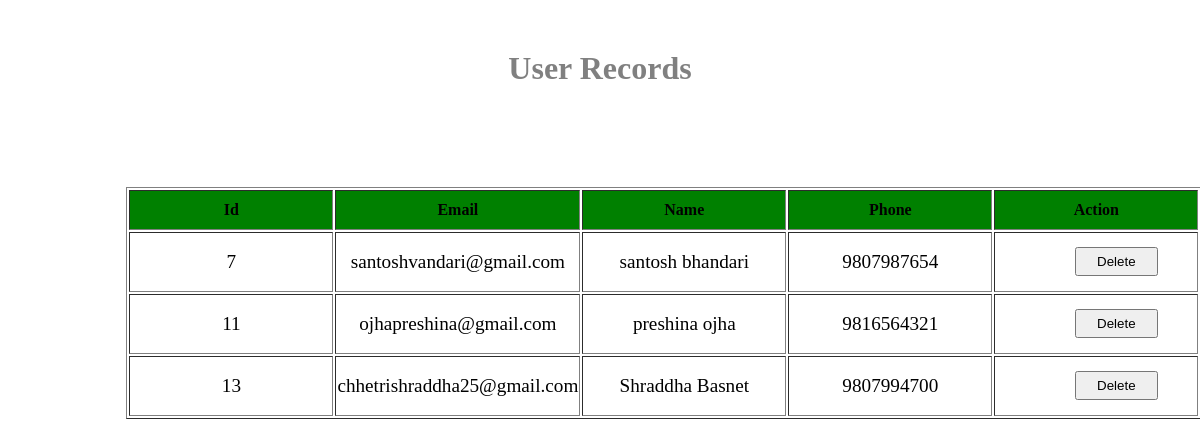
/admin/users_record.php, run on the app's committed database.
### tables this page shows
CREATE TABLE `user_login` (
  `uid` int(11) NOT NULL,
  `name` varchar(100) NOT NULL,
  `email` varchar(200) NOT NULL,
  `phone` varchar(20) NOT NULL,
  `password` varchar(1000) NOT NULL
);

### admin/users_record.php (the view, shortened to what this page needs)
<?php
    require 'conn.php';
    $sql = "SELECT * FROM user_login";
$result = $conn->query($sql);
?>
<html>
<head>
</head>
<body>
    <h1>User Records</h1>
    <table border="1">
        <tr> <th>Id</th>
            <th>Email</th>
            <th>Name</th>
            <th>Phone</th>
            <th>Action</th>
        </tr>
        <?php
        if ($result->num_rows > 0) {
            while ($row = $result->fetch_assoc()) {
                ?>
            <tr>
               <td><?php echo $row['uid']; ?></td>
                <td><?php echo $row['email']; ?></td>
                <td><?php echo $row['name']; ?></td>
                <td><?php echo $row['phone']; ?></td>
                <td><a href="delete.php?did=<?php echo $row['uid']; ?>"><button>Delete</button> </a></td>
            </tr>
            <?php
        }
    } else {
        echo "No users found.";
    }
    ?>
    </table>
</body>
</html>

### admin/users_record.php (style rules this page uses)
h1 { text-align:center; margin-top:50px; color:gray; }
th { width:200px; height:40px; background-color:green; }
table { position:relative; left:10%; top:10%; }
button { padding:5px 20px 5px 20px; margin-left:20%; }
td { height:60px; font-size:larger; text-align:center; }

### data on the page
user_login: uid "7", email "santoshvandari@gmail.com", name "santosh bhandari", phone "9807987654"
user_login: uid "11", email "ojhapreshina@gmail.com", name "preshina ojha", phone "9816564321"
user_login: uid "13", email "chhetrishraddha25@gmail.com", name "Shraddha Basnet", phone "9807994700"
